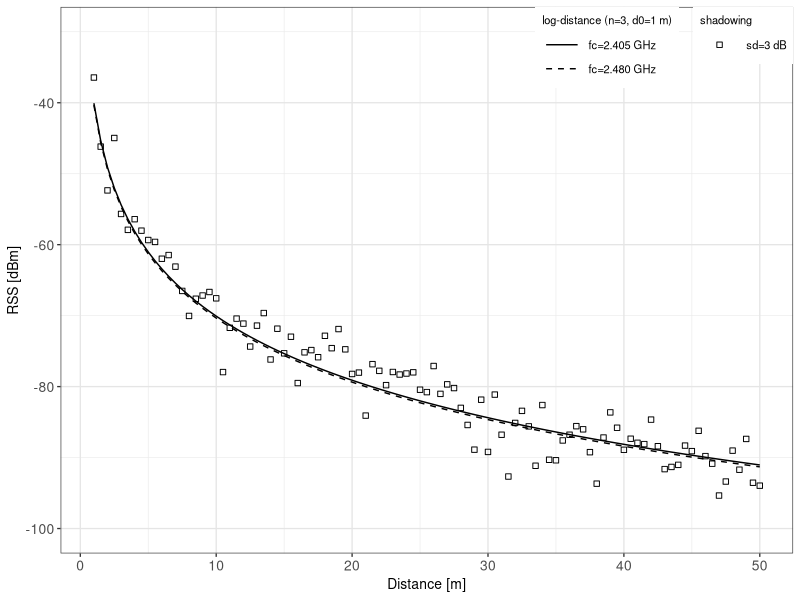
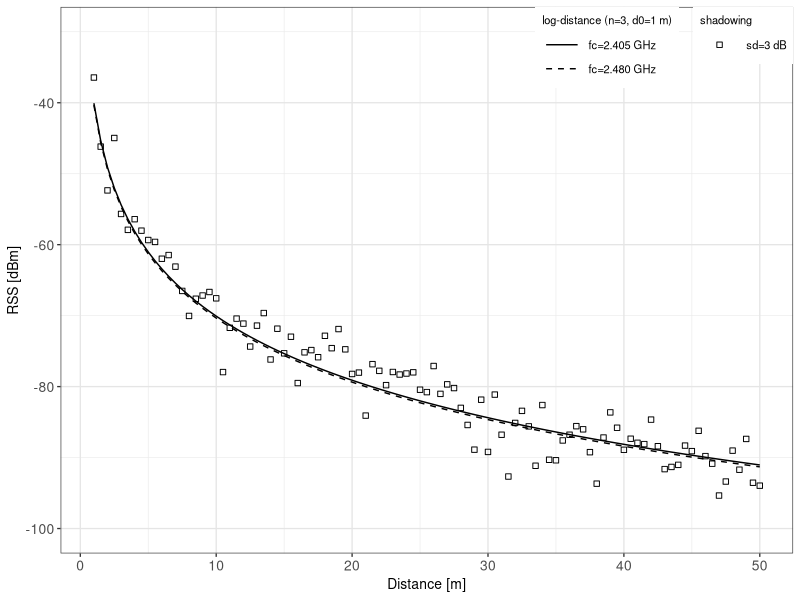

Source code (R) for these figures, in order:
library(plyr)
library(ggplot2)
library(grid)

theme_set(theme_bw(10))


theme_update(axis.text.x = element_text(size=10),
             axis.text.y = element_text(size=10),
             panel.grid.major = element_line(colour = "grey90"),
             legend.justification = c(1,1),
             legend.position = c(1,1),
             legend.box = "horizontal",
             legend.key = element_blank(),
             legend.background = element_rect(fill="white", size=0.25),
             panel.background = element_blank())

set.seed(1234)


rss_path_loss <- function(d, pt=0, fc=2.405e9, n=2, d0=1) {
  lamda <- 2.998e8/fc;
  pl <- -20*log10(lamda/(4*pi*d0)) + 10*n*log10(d/d0);
  pt-pl
}

rss_log_normal <- function(d, pt=0, fc=2.405e9, n=2, sigma=1, d0=1) {
  lamda <- 2.998e8/fc;
  pl <- -20*log10(lamda/(4*pi*d0)) + 10*n*log10(d/d0);
  pl <- pl + rnorm(1,sd=sigma);
  pt-pl
}

d <- seq(1,50,by=0.5)

pr <-data.frame(distance=d,
                rss_pl_11=sapply(d, rss_path_loss, fc=2.405e9, n=3),
                rss_pl_26=sapply(d, rss_path_loss, fc=2.480e9, n=3),
                rss_pl_ln_11=sapply(d, rss_log_normal, fc=2.405e9, n=3, sigma=3),
                rss_pl_ln_26=sapply(d, rss_log_normal, fc=2.480e9, n=3, sigma=3)
                )

p <- ggplot(pr, aes(x=d))

p <- p + geom_line(aes(y=rss_pl_11, linetype="pl_11", shape="pl_11"), size=0.5)
p <- p + geom_line(aes(y=rss_pl_26, linetype="pl_26", shape="pl_26"), size=0.5)

p <- p + geom_point(aes(y=rss_pl_ln_11, shape="pl_ln_11", linetype="pl_ln_11"), size=1.5)
p <- p + geom_line(aes(y=rss_pl_ln_11,  shape="pl_ln_11", linetype="pl_ln_11"), size=0.25)
                 
p <- p + scale_x_continuous(limits=c(1,50))
p <- p + scale_y_continuous(limits=c(-100,-30))



p <- p + scale_linetype_manual(labels=c("fc=2.405 GHz", "fc=2.480 GHz", "sd=3 dB"), values=c(1,2,3), breaks=c("pl_11", "pl_26", NA), drop=FALSE, guide=guide_legend(title="log-distance (n=3, d0=1 m)", title.position="top", title.hjust=0, title.theme=element_text(size=8, angle=0), direction="vertical", keywidth=1, default.unit="cm",order=1))

p <- p + scale_shape_manual(labels=c("sd=3 dB"), values=c(0,0,1), breaks=c("pl_ln_11"), drop=FALSE, guide=guide_legend(title="shadowing", title.position="top", title.hjust=0, title.theme=element_text(size=8, angle=0), direction="vertical", keywidth=1, default.unit="cm", order=2))

p <- p + labs(x="Distance [m]", y="RSS [dBm]")

p

ggsave(p, file="log_normal_model_2_freq.pdf", width=12, height=8, scale=1.25, units="cm")

